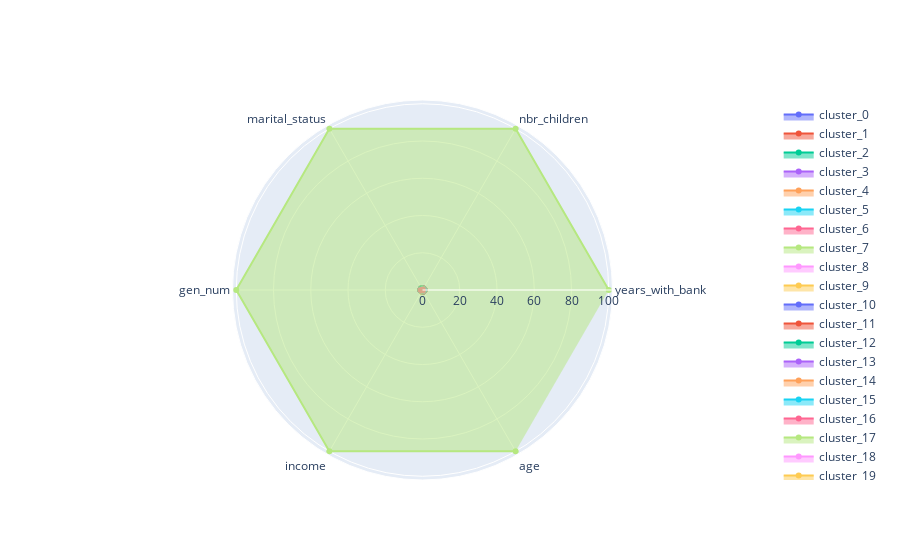

Write notebook code for a chart like this one.
### Code cell
plot_radar_chart(data_sub)
